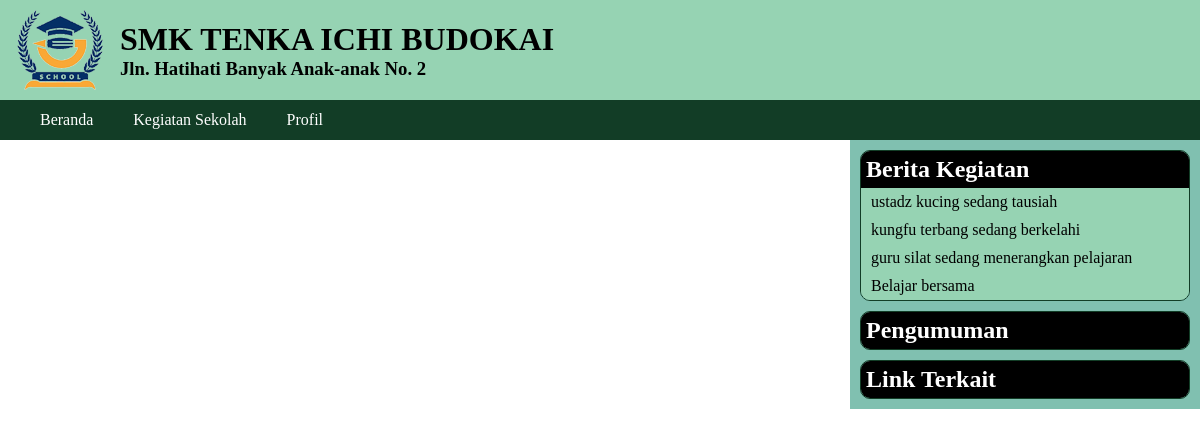
The app's page /kegiatan.php, older data.
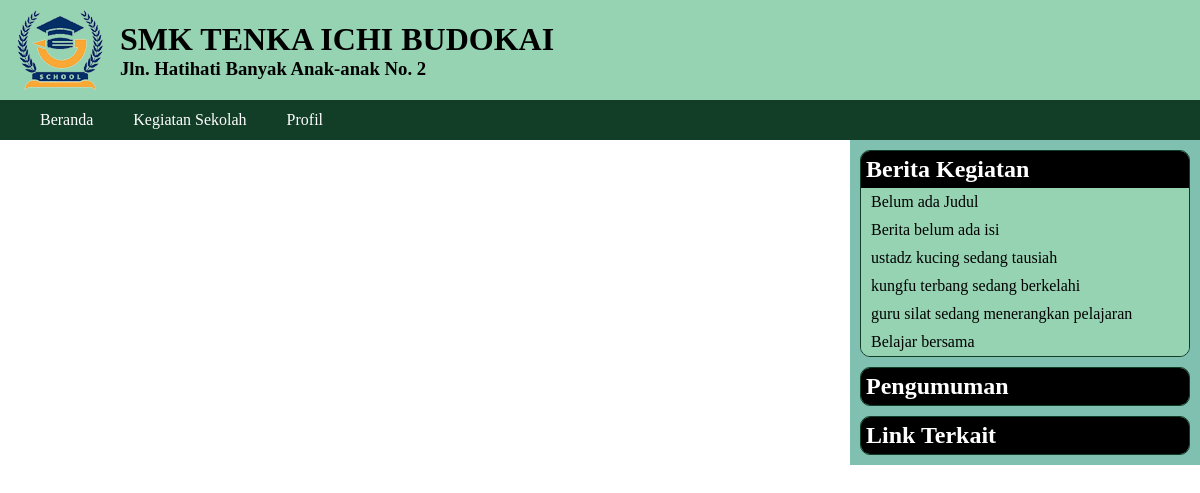
The same page, newer data.
### tables this page shows
CREATE TABLE `kegiatan` (
  `ID_kegiatan` int(10) NOT NULL,
  `judul_kegiatan` varchar(200) NOT NULL,
  `artikel_kegiatan` text NOT NULL,
  `tgl_upload` datetime NOT NULL,
  `ID_admin` int(2) NOT NULL
);

### admin/functions.php (called while the page is built, shortened)
<?php
function get_data( $sql ) {
    global $koneksi;
    $hasil = array();
    $query = mysqli_query($koneksi, $sql);
    if (mysqli_num_rows($query) == 0) {
        return $hasil;
    }
    else
    {
        while( $row = mysqli_fetch_assoc($query)){
            $hasil[] = $row;
        }
        return $hasil;
    }
}

### kegiatan.php (the view, shortened to what this page needs)
<?php
include "admin/config.php";
include "admin/functions.php";
$sql2 = " SELECT ID_kegiatan,
                 judul_kegiatan
          FROM kegiatan
          ORDER BY ID_kegiatan DESC
          LIMIT 0,20 ";
$hasil2 = get_data($sql2);
include "header.php";
?>
<main>
<aside>
 <div class='widget'>
   <h2>Berita Kegiatan</h2>
   <ul class='daftar_link'>
<?php
for($i=0; $i<count($hasil2); $i++) {
    $id_kegiatan = $hasil2[$i]["ID_kegiatan"];
    $judul = $hasil2[$i]["judul_kegiatan"];
    echo "<li>
    <a href='kegiatan.php?id=$id_kegiatan'>
    $judul</a></li> ";
}
?>
   </ul>
 </div>
 <div class='widget'>
  <h2>Pengumuman</h2>
 </div>
 <div class='widget'>
  <h2>Link Terkait</h2>
 </div>
</aside>
</main>
</body>
</html>

Row changes from the older to the newer data that the page shows:
added kegiatan: judul_kegiatan "Belum ada Judul"
added kegiatan: judul_kegiatan "Berita belum ada isi"
